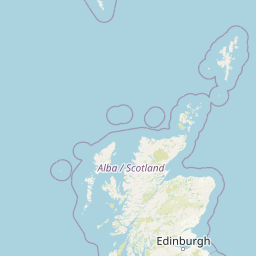
#> input picture server/map.png, 256 x 256 px
$ python forecast_server.py
#> lines starting #> are read from the running program, lines starting #| are printed output that depends on the picture
import os
import requests
import requests
from pathlib import Path

# if token := os.environ.get("RAINBOW_API_TOKEN"):
#     RAINBOW_API_TOKEN = token
from PIL import Image

from api_secrets import RAINBOW_API_TOKEN


PRECIP_TILE_FILE = Path("forecast.png")
MAP_TILE_FILE = Path("map.png")
COMBINED_FILE = Path("publicly_available/combined.jpg")


def get_snapshot_timestamp():
    response = requests.get(f"https://api.rainbow.ai/tiles/v1/snapshot?token={RAINBOW_API_TOKEN}")
    return response.json()["snapshot"]


def get_tile_handler(snapshot_timestamp: int, forecast_time: int, zoom: int, x: int, y: int):
    url = f"https://api.rainbow.ai/tiles/v1/precip/{snapshot_timestamp}/{forecast_time}/{zoom}/{x}/{y}?token={RAINBOW_API_TOKEN}&color=8"
    response = requests.get(url, stream=True, timeout=10)
    return response

ZOOM = 5
TILE_X = 15
TILE_Y = 9

def download_precip_image():
    print("Downloading forecast image...")
    ts = get_snapshot_timestamp()
    print(f"Snapshot timestamp: {ts}")
    response = get_tile_handler(ts, 600,ZOOM,TILE_X,TILE_Y)
    if response.status_code == 200:
        with open(PRECIP_TILE_FILE, "wb") as f:
            f.write(response.content)
        print("Image updated.")
    else:
        print(f"Failed to fetch: {response.status_code}")

def download_map_image(save_path: Path):
    url = f"https://tile.openstreetmap.org/{ZOOM}/{TILE_X}/{TILE_Y}.png"
    headers = {"User-Agent": "TileFetcher/1.0 (your.email@example.com)"}
    r = requests.get(url, headers=headers, timeout=10)

    if r.status_code != 200:
        raise RuntimeError(f"Failed to fetch tile: {r.status_code}")

    if save_path:
        with open(save_path, "wb") as f:
            f.write(r.content)

    return r.content

def build_image():
    download_map_image(MAP_TILE_FILE)
#> (the call stopped at in download_map_image, `r = requests.get(url, headers=headers, timeout=10)`: the network is not available in this run)
    download_precip_image()
#> (the call stopped at in get_snapshot_timestamp, `response = requests.get(f"https://api.rainbow.ai/tiles/v1/snapshot?tok..`: the network is not available in this run)


    desired_width = 800
    desired_height = 480

    with Image.open(MAP_TILE_FILE).convert("RGBA") as map_img, Image.open(PRECIP_TILE_FILE).convert("RGBA") as precip_img:
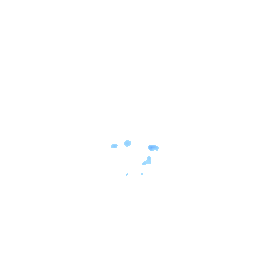
#> input picture server/forecast.png, 256 x 256 px
#> precip_img is the input picture: PIL image 256x256 RGBA; mean R, G, B, A 220.5, 244.8, 255, 0.7
        if map_img.size != precip_img.size:
            precip_img = precip_img.resize(map_img.size, resample=Image.BILINEAR)
        combined = Image.alpha_composite(map_img, precip_img)
        rgb_image = combined.convert("RGB")
        current_width, current_height = rgb_image.size
#> current_width = 256; current_height = 256
        if current_width / current_height > desired_width / desired_height:
            # too wide
            cropped_width = current_height * desired_width / desired_height
            assert cropped_width <= current_width

            cropped_width_start = (current_width - cropped_width) / 2

            bounding_box = (cropped_width_start, 0, cropped_width+cropped_width_start, current_height)
        else:
            # too tall
            cropped_height = current_width * desired_height / desired_width
#> cropped_height = 153.6
            assert cropped_height <= cropped_height
            cropped_height_start = (current_height - cropped_height) / 2
#> cropped_height_start = 51.2
            bounding_box = (0, cropped_height_start, current_width, cropped_height+cropped_height_start)
#> bounding_box = (0, 51.2, 256, 204.8)

        rgb_image = rgb_image.resize((desired_width,desired_height), box=bounding_box, resample=Image.BILINEAR)
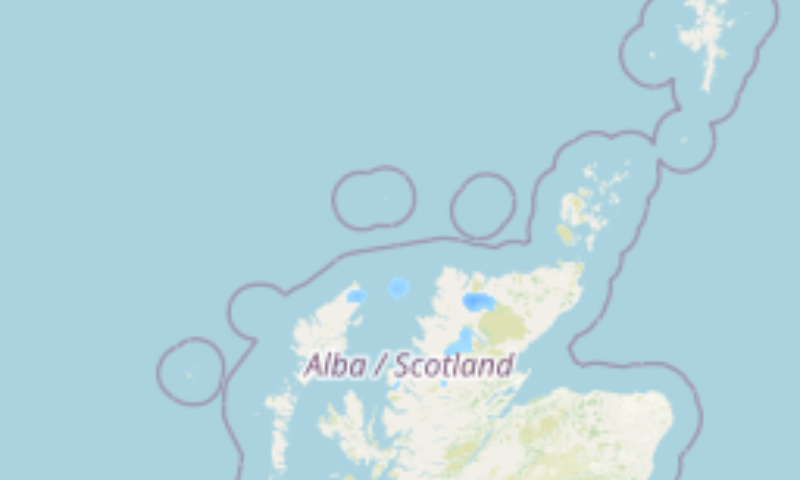
#> rgb_image: PIL image 800x480 RGB; mean R, G, B 177.8, 212.4, 221.9
        rgb_image.save(COMBINED_FILE)
        print("Combined map.png and forecast.png into one image.")

if __name__ == "__main__":
    build_image()
